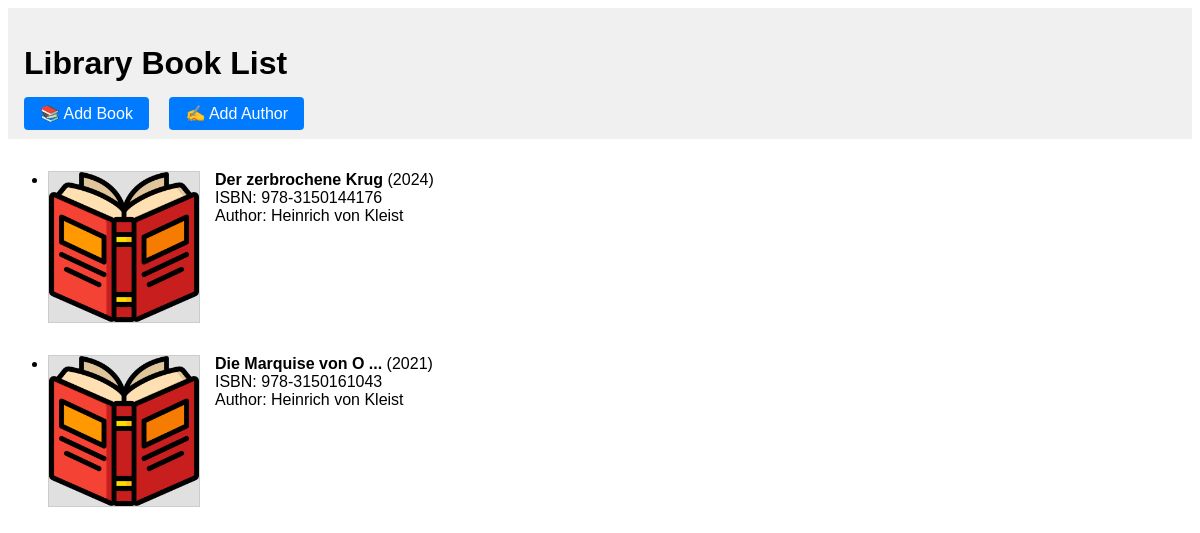
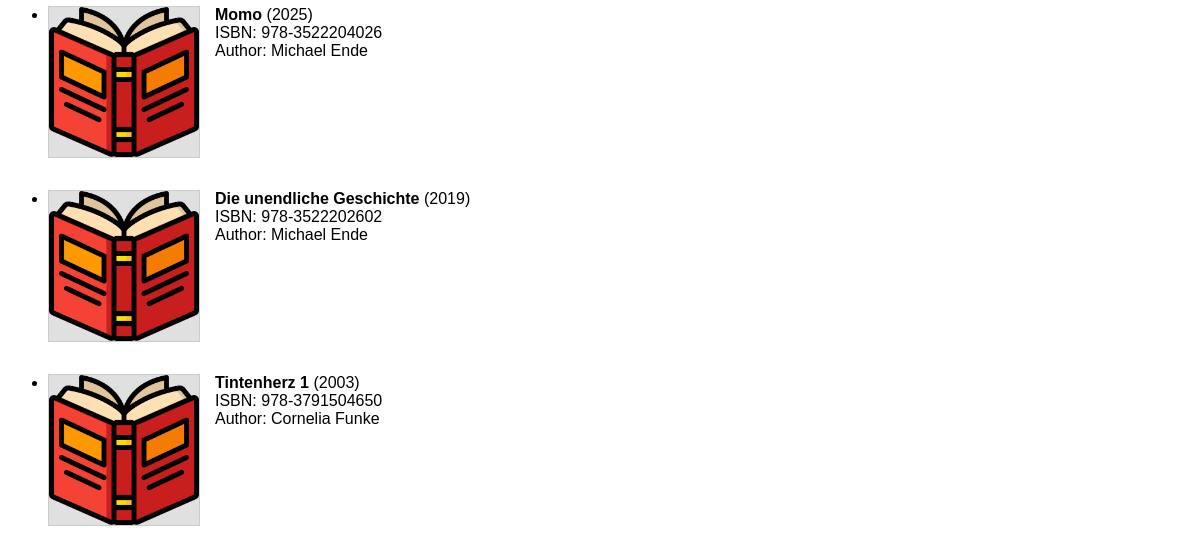
Before: / with the older database file (2 pictures, top to bottom).
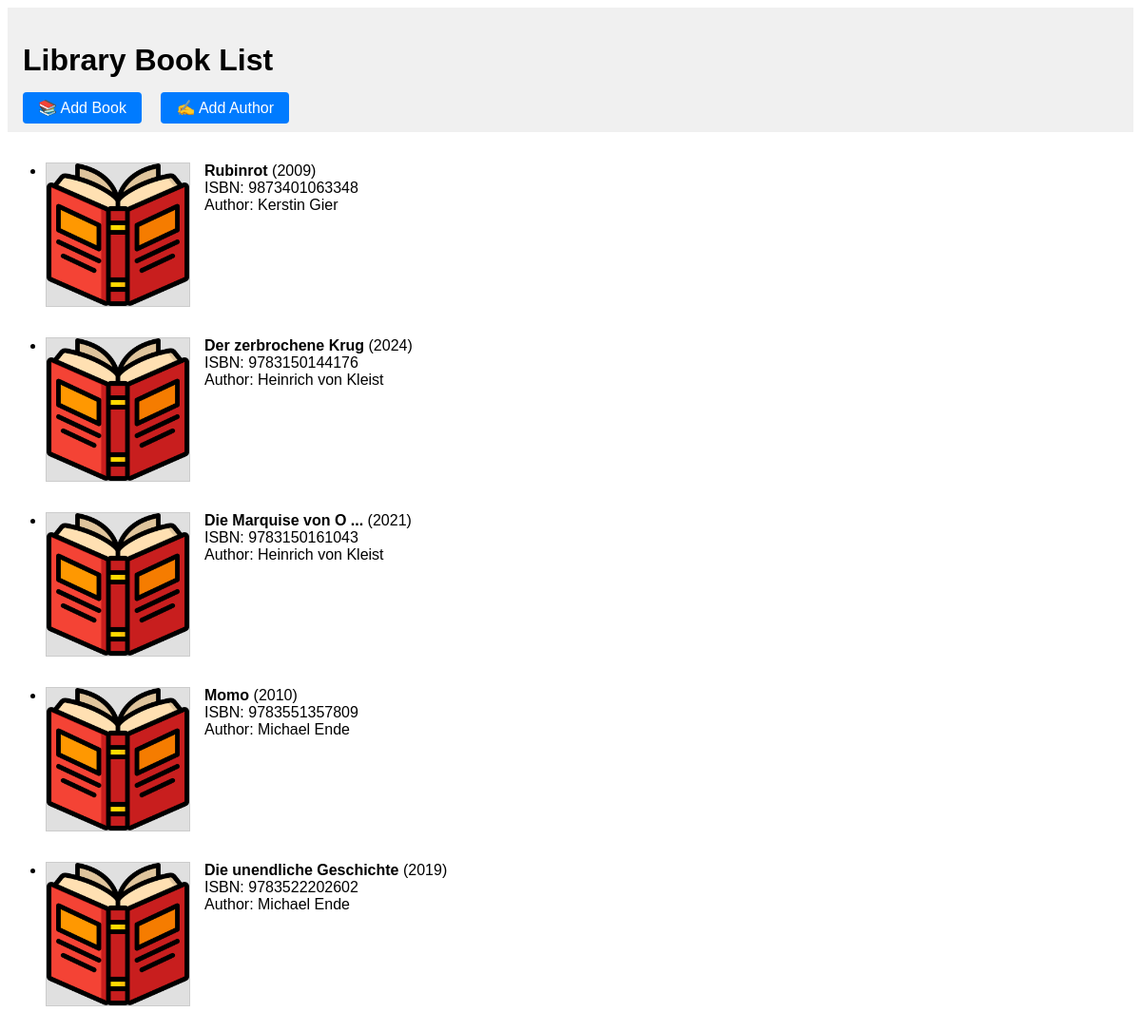
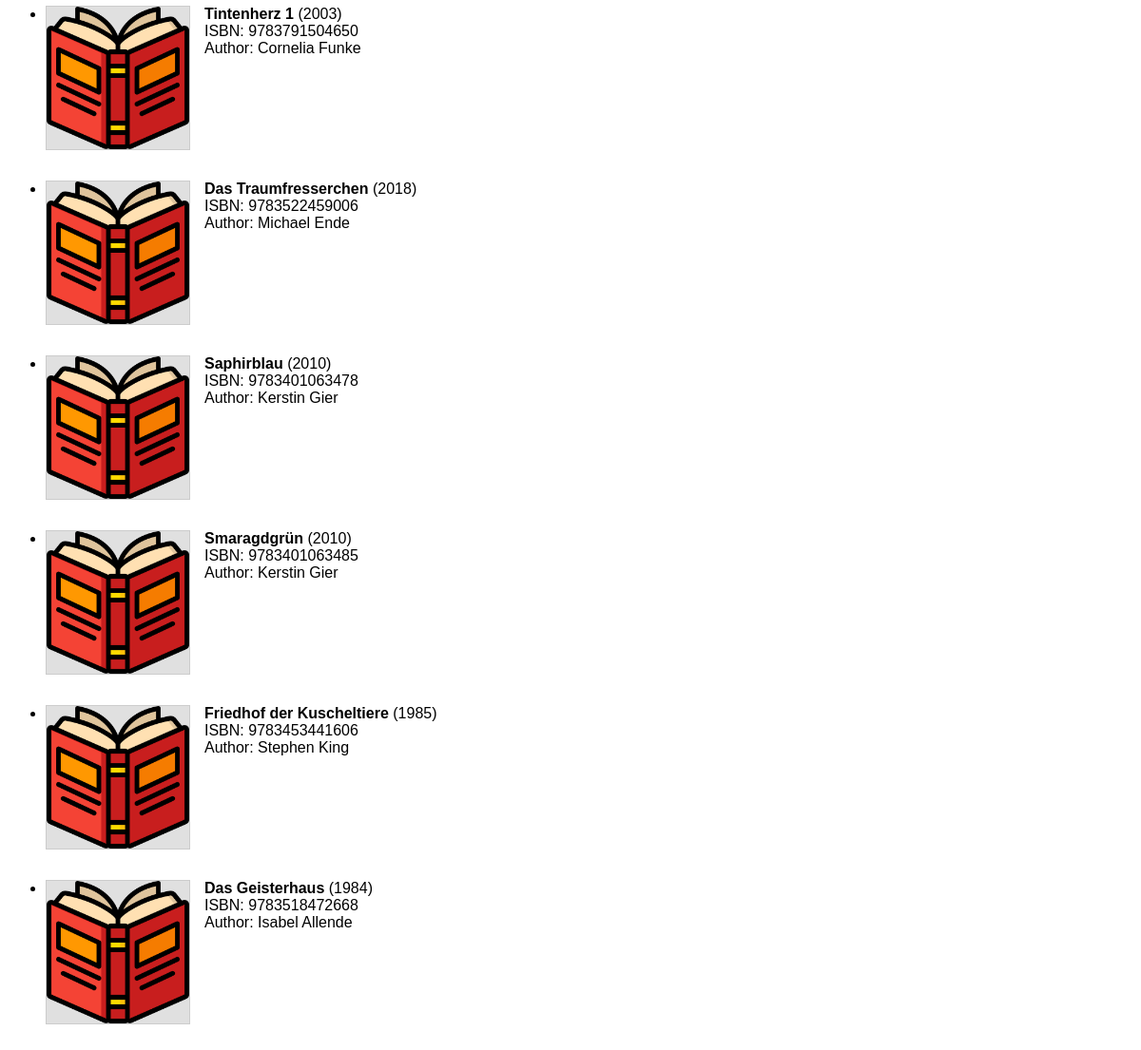
After: the same page with the newer database file (2 pictures, top to bottom).
### data_models.py (models this page shows, shortened)
class Book(db.Model):
    id = db.Column(db.Integer, primary_key=True)
    isbn = db.Column(db.String(13), unique=True, nullable=False)
    title = db.Column(db.String(200), nullable=False)
    publication_year = db.Column(db.Integer)
    author_id = db.Column(db.Integer, db.ForeignKey('author.id'), nullable=False)
    author = db.relationship('Author', backref='books')

class Author(db.Model):
    id = db.Column(db.Integer, primary_key=True)
    name = db.Column(db.String(100), nullable=False)
    birth_date = db.Column(db.Date)
    date_of_death = db.Column(db.Date)

### app.py (the view)
@app.route('/')
def home():
    books = Book.query.all()  # get all books from database
    return render_template('home.html', books=books)

### templates/home.html (shortened to what this page needs)
<!DOCTYPE html>
<html lang="en">
  <head>
  </head>
  <body>
    <header>
      <h1>Library Book List</h1>
      <nav>
        <a href="{{ url_for('add_book') }}">📚 Add Book</a>
        <a href="{{ url_for('add_author') }}">✍️ Add Author</a>
      </nav>
    </header>
    {% if books %}
      <ul>
        {% for book in books %}
          <li style="margin-bottom: 2rem;">
            <img
              src="{{ url_for('static', filename='cover.png') }}"
              data-isbn="{{ book.isbn }}"
              alt="Cover for {{ book.title }}"
              class="book-cover">
            <div>
              <strong>{{ book.title }}</strong> ({{ book.publication_year }})<br>
              ISBN: {{ book.isbn }}<br>
              Author: {{ book.author.name }}
            </div>
          </li>
        {% endfor %}
      </ul>
    {% else %}
      <p>No books in the database yet.</p>
    {% endif %}
  </body>
</html>

### templates/home.html (style rules this page uses)
body { font-family: Arial, sans-serif; }
header { background-color: #f0f0f0; padding: 1rem; margin-bottom: 2rem; }
nav a { margin-right: 1rem; text-decoration: none; padding: 0.5rem 1rem; background-color: #007BFF; color: white; border-radius: 4px; }
img.book-cover { height: 150px; float: left; margin-right: 15px; background-color: #e0e0e0; border: 1px solid #ccc; object-fit: contain; }

Changed rows visible on the page:
added Book: title "Rubinrot", publication_year "2009", isbn "9873401063348", author.name "Kerstin Gier"
changed Book "Der zerbrochene Krug": isbn "978-3150144176" → "9783150144176"
changed Book "Die Marquise von O ...": isbn "978-3150161043" → "9783150161043"
changed Book "Momo": publication_year "2025" → "2010"; isbn "978-3522204026" → "9783551357809"
changed Book "Die unendliche Geschichte": isbn "978-3522202602" → "9783522202602"
changed Book "Tintenherz 1": isbn "978-3791504650" → "9783791504650"
added Book: title "Das Traumfresserchen", publication_year "2018", isbn "9783522459006", author.name "Michael Ende"
added Book: title "Saphirblau", publication_year "2010", isbn "9783401063478", author.name "Kerstin Gier"
added Book: title "Smaragdgrün", publication_year "2010", isbn "9783401063485", author.name "Kerstin Gier"
added Book: title "Friedhof der Kuscheltiere", publication_year "1985", isbn "9783453441606", author.name "Stephen King"
added Book: title "Das Geisterhaus", publication_year "1984", isbn "9783518472668", author.name "Isabel Allende"
